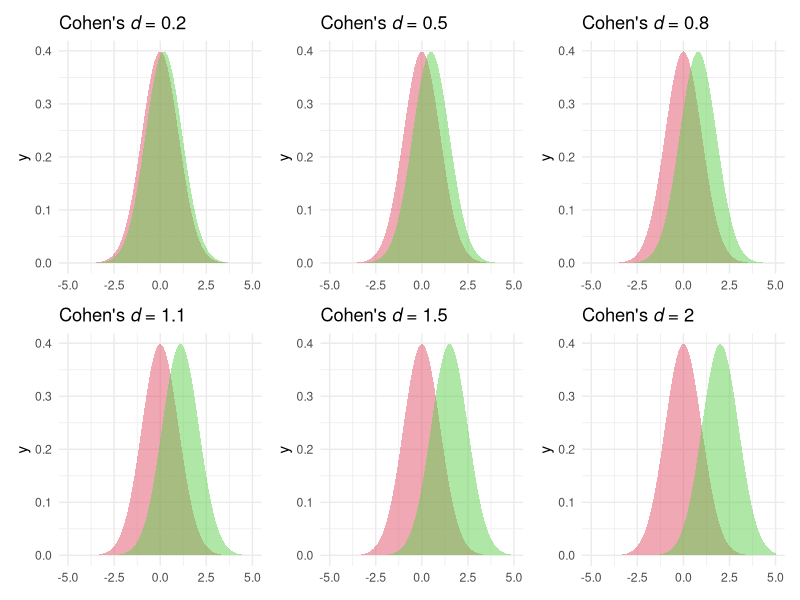

Write R code to recreate this figure.
## ---- chunk 1
knitr::opts_chunk$set(echo = TRUE)
## ---- chunk 2
# load packages
library(patchwork) # combine multiple ggplots
library(tidyverse)

# Set theme for ggplot
theme_set(theme_minimal())
## ---- chunk 3
# All of the following works only if the first mean = 0 and sd = 1 for all
cohens_d <- c(0.2, 0.5, 0.8, 1.1, 1.5, 2.0)

for (i in seq_along(cohens_d)) {
  # create plot
  tmp_plot <- ggplot() +
    stat_function(fun = dnorm, args = list(mean = 0, sd = 1), 
                  geom = "area", fill = 2, alpha = 0.5) +
    stat_function(fun = dnorm, args = list(mean = cohens_d[[i]], sd = 1),
                  geom = "area", fill = 3, alpha = 0.5) +
    xlim(c(-5, 5)) +
    labs(title = bquote("Cohen's"~italic(d)~"="~.(cohens_d[[i]])))
  # save plot to object
  assign(str_c("d", i), tmp_plot)
}

# Output plots
d1 + d2 + d3 + d4 + d5 + d6


